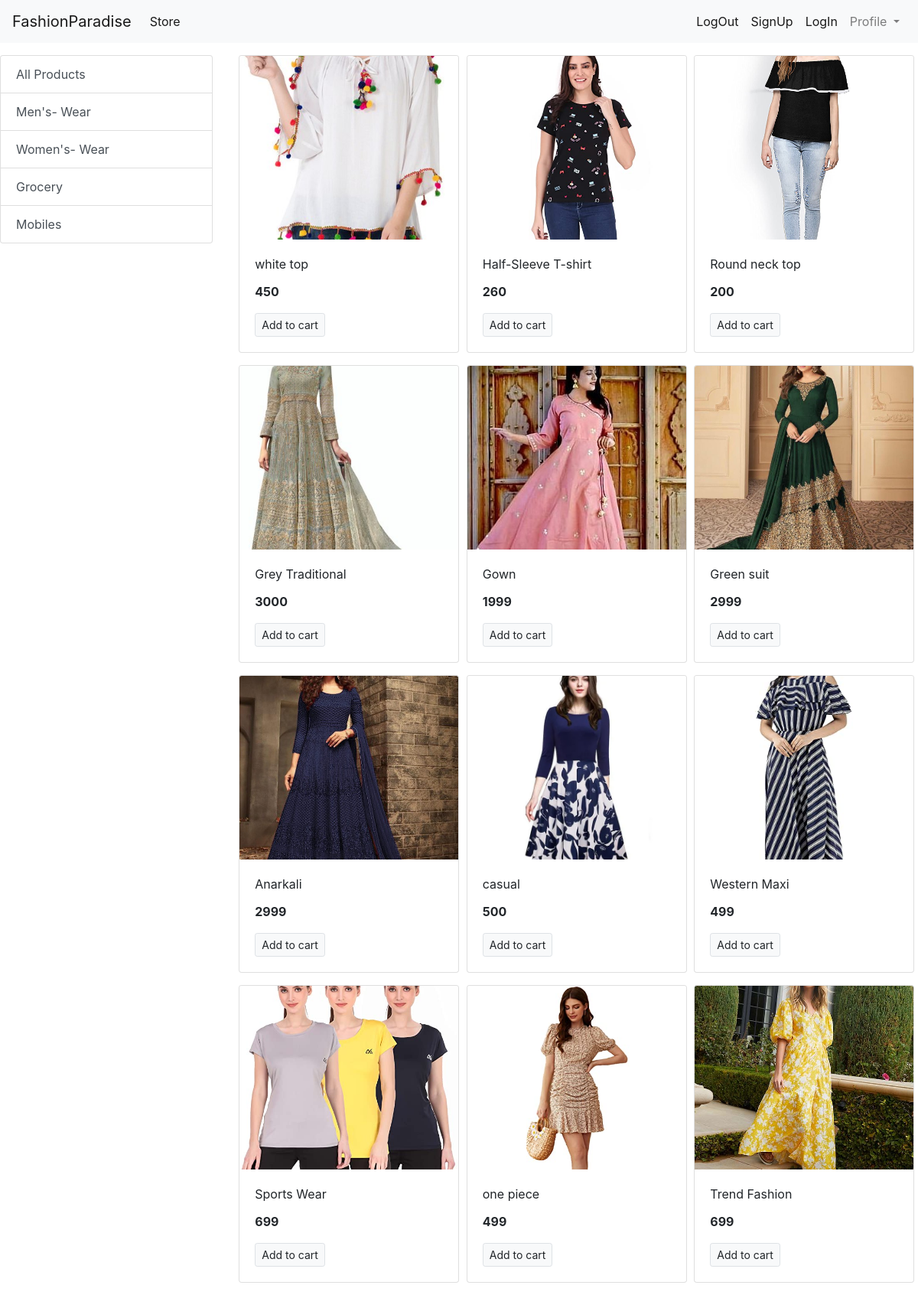
The app's page /?category=2 with its own data.
### store/models/category.py (models this page shows, shortened)
class Category(models.Model):
    name = models.CharField(max_length=20)
    @staticmethod
    def get_all_categoies():
        return Category.objects.all()

### store/models/product.py (models this page shows, shortened)
class Product(models.Model):
    name = models.CharField(max_length=50)
    price = models.IntegerField(default=0)
    category = models.ForeignKey(Category, on_delete=models.CASCADE, default=1, null=True, blank=True)
    description = models.CharField(max_length=200, default='')
    image = models.ImageField(upload_to='uploads/products/')
    @staticmethod
    def get_all_product_by_categoryid(category_id):
        if category_id:
            return Product.objects.filter(category = category_id)
        else:
            return Product.get_all_product();

### store/views.py (the view)
# urls.py: path('', index, name='homepage'),
def index(request):
    products = None
    categories = Category.get_all_categoies()
    categoryId = request.GET.get('category')
    if categoryId:
        products = Product.get_all_product_by_categoryid(categoryId)
    else:
        products = Product.get_all_product()
    data = {}
    data['products'] = products
    data['categories'] = categories
    return render(request, 'index.html', data)

### store/templates/index.html (shortened to what this page needs)
{% extends 'base.html' %}
{% block content %}
<div class="container-fluids mt-3">
  <div class="row">
<div class="col-lg-3 mx-auto">
  <div class="list-group">
      <a href="/" class="list-group-item list-group-item-action">All Products</a>
    {% for category in categories %}
    <a href="/?category={{category.id}}" class="list-group-item list-group-item-action">{{category.name}}</a>
    {% endfor %}
  </div>
</div>
<div id="products" class="col-lg-9 mx-auto">
      <div class="row mx-auto">
        {% for product in products %}
        <div class="card mx-auto mb-3" style="width: 18rem;">
        <img class="card-img-top" style="width: 100%; height: 20vw; object-fit:cover" src="{{product.image.url}}" alt="Card image cap">
        <div class="card-body">
          <p class="card-title">{{product.name}}</p>
          <p class="card-text"><b>{{product.price}}</b></p>
          <a href="#" class="btn btn-light border btn-sm">Add to cart</a>
        </div>
      </div>
            {% endfor %}
        </div>
      </div>
    </div>
  </div>
{% endblock %}

### records on screen
Category: name "Men's- Wear"
Category: name "Women's- Wear"
Category: name "Grocery"
Category: name "Mobiles"
Product: image (picture), name "white top", price "450"
Product: image (picture), name "Half-Sleeve T-shirt", price "260"
Product: image (picture), name "Round neck top", price "200"
Product: image (picture), name "Grey Traditional", price "3000"
Product: image (picture), name "Gown", price "1999"
Product: image (picture), name "Green suit", price "2999"
Product: image (picture), name "Anarkali", price "2999"
Product: image (picture), name "casual", price "500"
Product: image (picture), name "Western Maxi", price "499"
Product: image (picture), name "Sports Wear", price "699"
Product: image (picture), name "one piece", price "499"
Product: image (picture), name "Trend Fashion", price "699"
